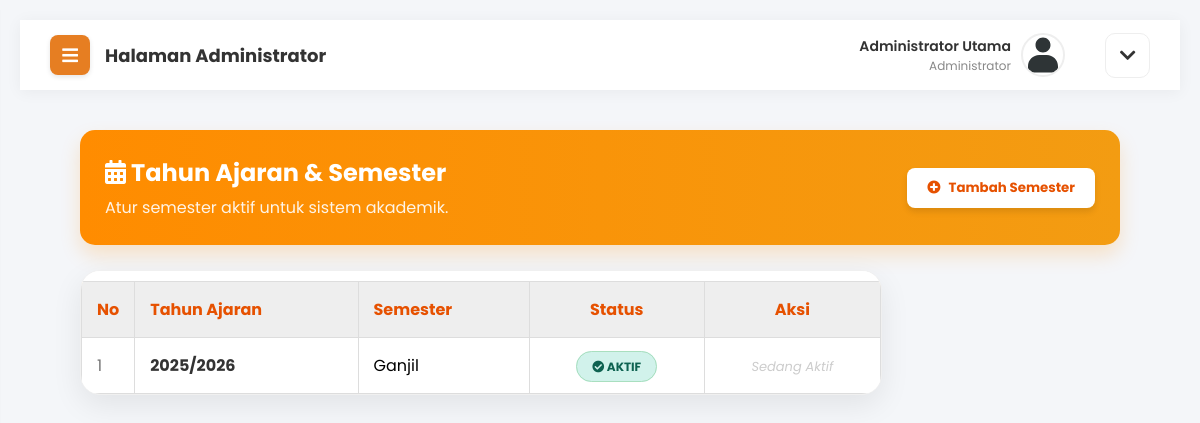
/admin/semester.php (signed in), run on an earlier commit of the app's database.
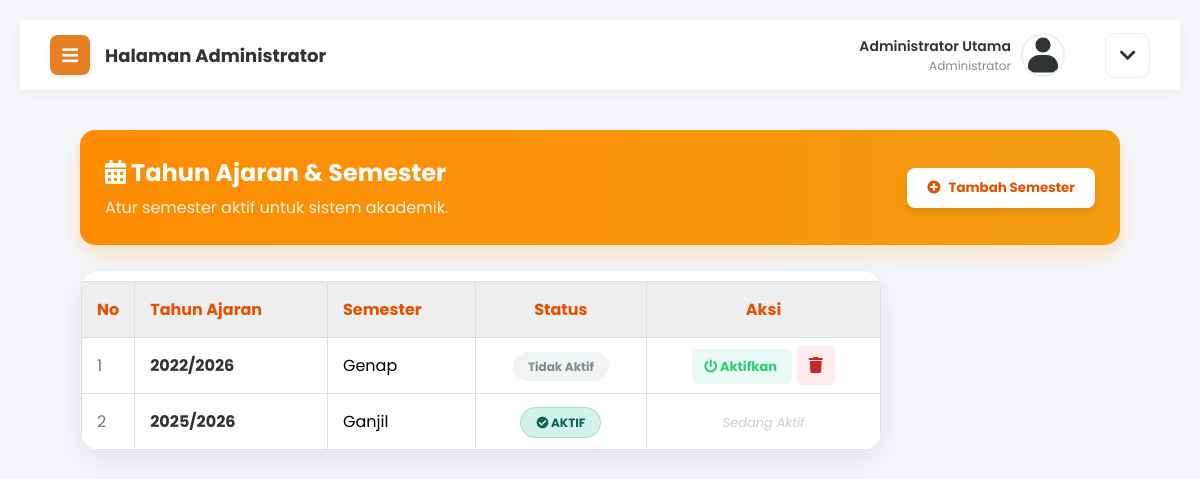
And on a later commit of the database.
### tables this page shows
CREATE TABLE `semester` (
  `id_semester` int(11) NOT NULL,
  `tahun_ajaran` varchar(20) NOT NULL,
  `semester` enum('Ganjil','Genap') NOT NULL,
  `status` int(1) NOT NULL DEFAULT 0
);

### admin/semester.php (the view, shortened to what this page needs)
<?php include 'header.php'; ?>
<link rel="stylesheet" href="../assets/css/style.css">
<div class="content-body" style="margin-top: -20px;">
    <div class="welcome-banner" style="background: linear-gradient(to right, #FF8C00, #F39C12); color: white; padding: 25px; border-radius: 15px; margin-bottom: 25px; box-shadow: 0 10px 20px rgba(255, 140, 0, 0.2);">
        <div style="display: flex; justify-content: space-between; align-items: center;">
            <div>
                <h2 style="margin: 0; font-size: 24px;"><i class="fas fa-calendar-alt"></i> Tahun Ajaran & Semester</h2>
                <p style="margin: 5px 0 0 0; opacity: 0.9;">Atur semester aktif untuk sistem akademik.</p>
            </div>
            <div>
                <button onclick="bukaModal()" class="btn-tambah" style="background: white; color: #E65100; border: none; padding: 10px 20px; border-radius: 8px; font-weight: bold; display: inline-flex; align-items: center; gap: 8px; cursor: pointer; box-shadow: 0 4px 6px rgba(0,0,0,0.1);">
                    <i class="fas fa-plus-circle"></i> Tambah Semester
                </button>
            </div>
        </div>
    </div>
    <div class="modern-form-card" style="padding: 0; overflow: hidden;">
        <div class="table-responsive">
            <table class="table table-striped" style="width: 100%; border-collapse: collapse;">
                <thead style="background: #FFF3E0; color: #E65100;">
                    <tr>
                        <th style="padding: 15px; width: 5%;">No</th>
                        <th style="padding: 15px;">Tahun Ajaran</th>
                        <th style="padding: 15px;">Semester</th>
                        <th style="padding: 15px; text-align: center;">Status</th>
                        <th style="padding: 15px; text-align: center;">Aksi</th>
                    </tr>
                </thead>
                <tbody>
                    <?php
                    $no = 1;
                    $data = mysqli_query($koneksi,"SELECT * FROM semester ORDER BY id_semester DESC");
                    while($d = mysqli_fetch_array($data)){
                    ?>
                    <tr style="border-bottom: 1px solid #f0f0f0;">
                        <td style="padding: 15px; color: #777;"><?php echo $no++; ?></td>
                        <td style="padding: 15px; font-weight: bold; color: #333;"><?php echo $d['tahun_ajaran']; ?></td>
                        <td style="padding: 15px;"><?php echo $d['semester']; ?></td>
                        <td style="padding: 15px; text-align: center;">
                            <?php
                            if($d['status'] == 1){
                                echo "<span style='background:#d1f2eb; color:#0e6251; padding:6px 15px; border-radius:20px; font-size:12px; font-weight:bold; border:1px solid #a9dfbf;'><i class='fas fa-check-circle'></i> AKTIF</span>";
                            } else {
                                echo "<span style='background:#f2f3f4; color:#7f8c8d; padding:6px 15px; border-radius:20px; font-size:12px; font-weight:bold;'>Tidak Aktif</span>";
                            }
                            ?>
                        </td>
                        <td style="padding: 15px; text-align: center;">
                            <?php if($d['status'] == 0){ ?>
                                <a href="semester_aktifkan.php?id=<?php echo $d['id_semester']; ?>" class="btn-action" title="Aktifkan" style="background: #e8f8f5; color: #2ecc71; padding: 8px 12px; border-radius: 6px; margin-right: 5px; text-decoration: none; font-weight: bold; font-size: 13px;">
                                    <i class="fas fa-power-off"></i> Aktifkan
                                </a>
                                <a href="semester_hapus.php?id=<?php echo $d['id_semester']; ?>" onclick="return confirm('Yakin ingin menghapus?')" class="btn-action delete" title="Hapus" style="background: #ffebee; color: #c62828; padding: 8px 12px; border-radius: 6px;">
                                    <i class="fas fa-trash"></i>
                                </a>
                            <?php } else { ?>
                                <span style="color: #ccc; font-size: 13px; font-style: italic;">Sedang Aktif</span>
                            <?php } ?>
                        </td>
                    </tr>
                    <?php } ?>
                </tbody>
            </table>
        </div>
    </div>
</div>
<?php include 'footer.php'; ?>

What changed in the data, as far as the page shows it:
added semester: tahun_ajaran "2022/2026", semester "Genap", status "Tidak Aktif"
